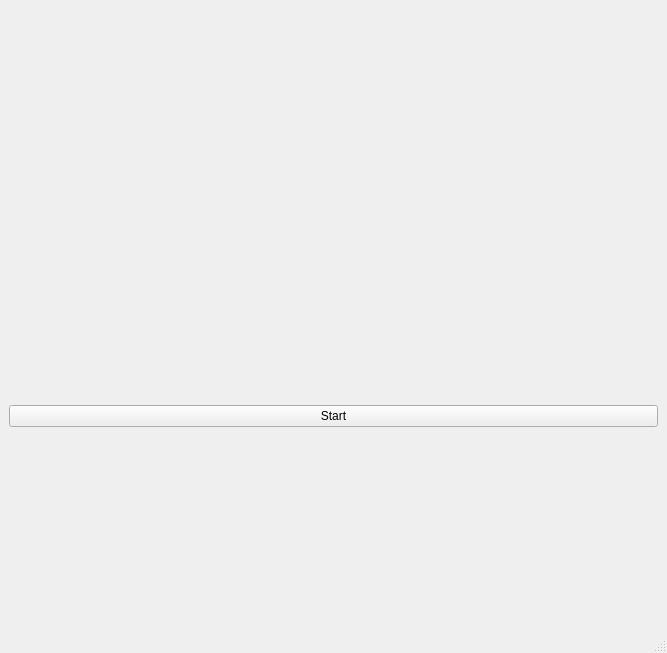
<?xml version="1.0" encoding="UTF-8"?>
<ui version="4.0">
 <class>MainWindow</class>
 <widget class="QMainWindow" name="MainWindow">
  <property name="geometry">
   <rect>
    <x>0</x>
    <y>0</y>
    <width>667</width>
    <height>653</height>
   </rect>
  </property>
  <property name="sizePolicy">
   <sizepolicy hsizetype="Fixed" vsizetype="Fixed">
    <horstretch>0</horstretch>
    <verstretch>0</verstretch>
   </sizepolicy>
  </property>
  <property name="windowTitle">
   <string>Object Tracker</string>
  </property>
  <property name="toolButtonStyle">
   <enum>Qt::ToolButtonTextOnly</enum>
  </property>
  <widget class="QWidget" name="centralwidget">
   <layout class="QVBoxLayout" name="verticalLayout">
    <item>
     <spacer name="verticalSpacer_2">
      <property name="orientation">
       <enum>Qt::Vertical</enum>
      </property>
      <property name="sizeHint" stdset="0">
       <size>
        <width>20</width>
        <height>40</height>
       </size>
      </property>
     </spacer>
    </item>
    <item>
     <widget class="QLabel" name="imageLabel">
      <property name="sizePolicy">
       <sizepolicy hsizetype="Expanding" vsizetype="Expanding">
        <horstretch>0</horstretch>
        <verstretch>0</verstretch>
       </sizepolicy>
      </property>
      <property name="text">
       <string/>
      </property>
      <property name="pixmap">
       <pixmap>kadr.jpg</pixmap>
      </property>
     </widget>
    </item>
    <item>
     <widget class="QPushButton" name="mainButton">
      <property name="text">
       <string>Start</string>
      </property>
     </widget>
    </item>
    <item>
     <spacer name="verticalSpacer">
      <property name="orientation">
       <enum>Qt::Vertical</enum>
      </property>
      <property name="sizeHint" stdset="0">
       <size>
        <width>20</width>
        <height>40</height>
       </size>
      </property>
     </spacer>
    </item>
   </layout>
  </widget>
  <widget class="QStatusBar" name="statusbar"/>
 </widget>
 <resources/>
 <connections/>
</ui>
